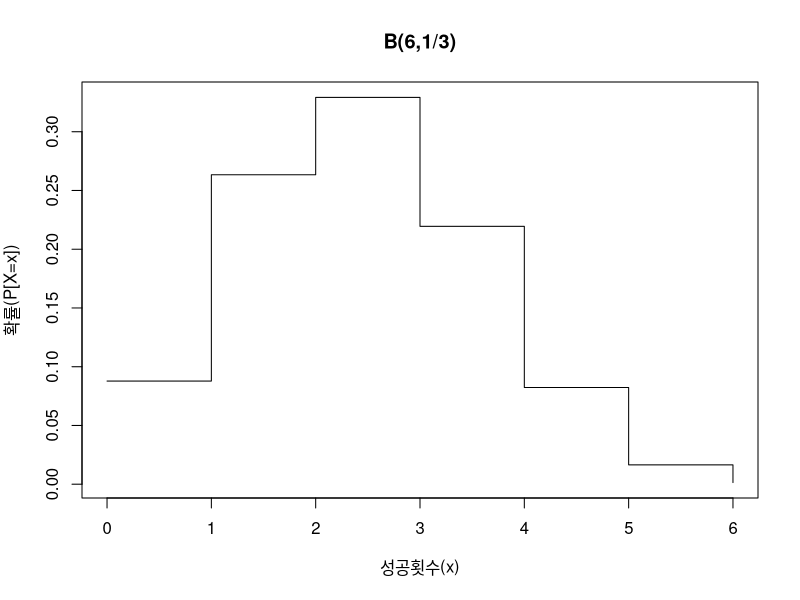

Source code (R):
# 시행횟수가 6이고 성공확률이 1/3인 이항분포B(6,1/3)에 대한 확률계산
n<-6
p<-1/3
x<-0:n

# dbinom -> 이항분포의 확률질량함수를 구하는 내장함수
# 확률변수 X가 2와 4를 가질 확률
(dbinom(2,size=n,prob=p))
(dbinom(4,size=n,prob=p))
# X 각각의 값의 확률
(px<-dbinom(x,size=n,prob=p))
# 이항분포 그래프
plot(x,px,type="s", xlab="성공횟수(x)", ylab="확률(P[X=x])", main="B(6,1/3)")

# P(X≤x)의 확률
# 성공횟수가 2 이하일 확률
pbinom(2, size=n, prob=p)
# 성공횟수가 4 이하일 확률
pbinom(4, size=n, prob=p)
pbinom(4, size=n, prob=p)-pbinom(2, size=n, prob=p)

# 분위수에 해당하는 확률변수 X의 값 x 구하기
# 확률변수 X를 순서대로 나열했을 때 전체자료의 10%와 50%
qbinom(0.1, size=n, prob=p)
qbinom(0.5, size=n, prob=p)

# 이항분포를 따르는 모집단으로부터 n개의 표본 추출(난수)
rbinom(10, size=n, prob=p)